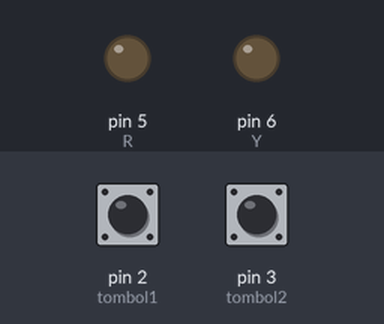
Simulated run of this sketch. Board: Arduino Uno, built with avr-gcc and run on an emulated ATmega328P. On the bench: output pins drawn as LEDs (lit = HIGH). The inputs (shaded band) are chosen by the test bench; at power-on: pin 2 (tombol1) LOW, pin 3 (tombol2) LOW.

Above: at 1.2 s.
1.3 s: pin 2 (tombol1) pulled HIGH for 0.15 s
At 1.37 s:
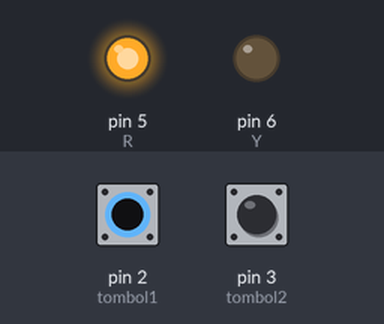
2.9 s: pin 2 (tombol1) pulled HIGH for 3.2 s
At 6.5 s:
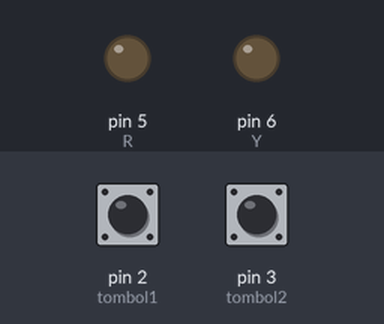
7.6 s: pin 3 (tombol2) pulled HIGH for 3.2 s
At 8.8 s:
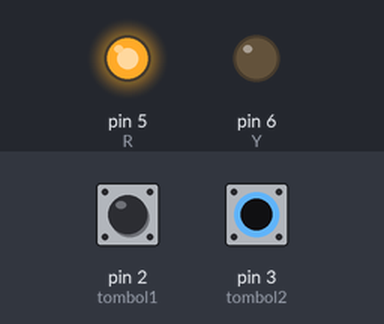
Timing chart, 0 to 12.3 s (numbered marks = the images above; inputs shaded):
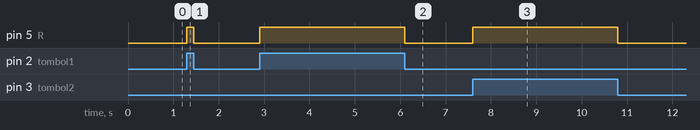

The sketch:

1_buttonchallenge3.ino
```cpp
int R = 5;
int Y = 6;
int G = 7;
int delay_dur = 1000;
int slow_dur = 20;

int states[3];

int tombol1 = 2;
int tombol2 = 3;
int tombol3 = 4;


void setup() {
  Serial.begin(9600);
  pinMode(tombol1, INPUT);
  pinMode(tombol2, INPUT);
  pinMode(R, OUTPUT);
  pinMode(Y, OUTPUT);
}

void loop() {
  // button1 or 2 lampu R
  int button1 = digitalRead(tombol1);
  int button2 = digitalRead(tombol2);
  digitalWrite(R, button1 || button2);
}
```

Measured:
- after the input at 1.3 s, pin 5 (R): LOW → HIGH at once, → LOW 0.15 s later
- after the input at 2.9 s, pin 5 (R): LOW → HIGH at once, → LOW 3.2 s later
- after the input at 7.6 s, pin 5 (R): LOW → HIGH at once, → LOW 3.2 s later
